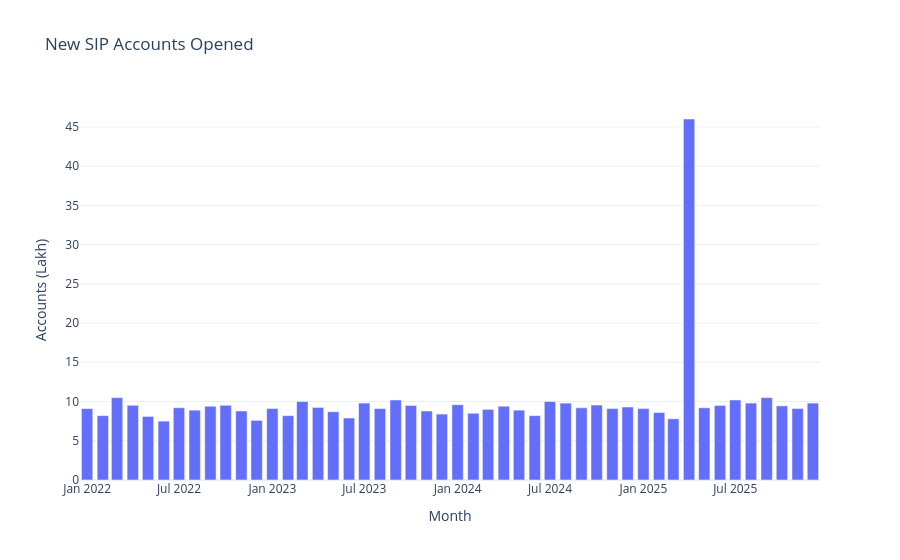

Notebook cell for this chart:
### Code cell
fig = px.bar(
    sip_df,
    x="month",
    y="new_sip_accounts_lakh",
    title="New SIP Accounts Opened"
)

fig.update_layout(
    xaxis_title="Month",
    yaxis_title="Accounts (Lakh)",
    template="plotly_white"
)

fig.show()
